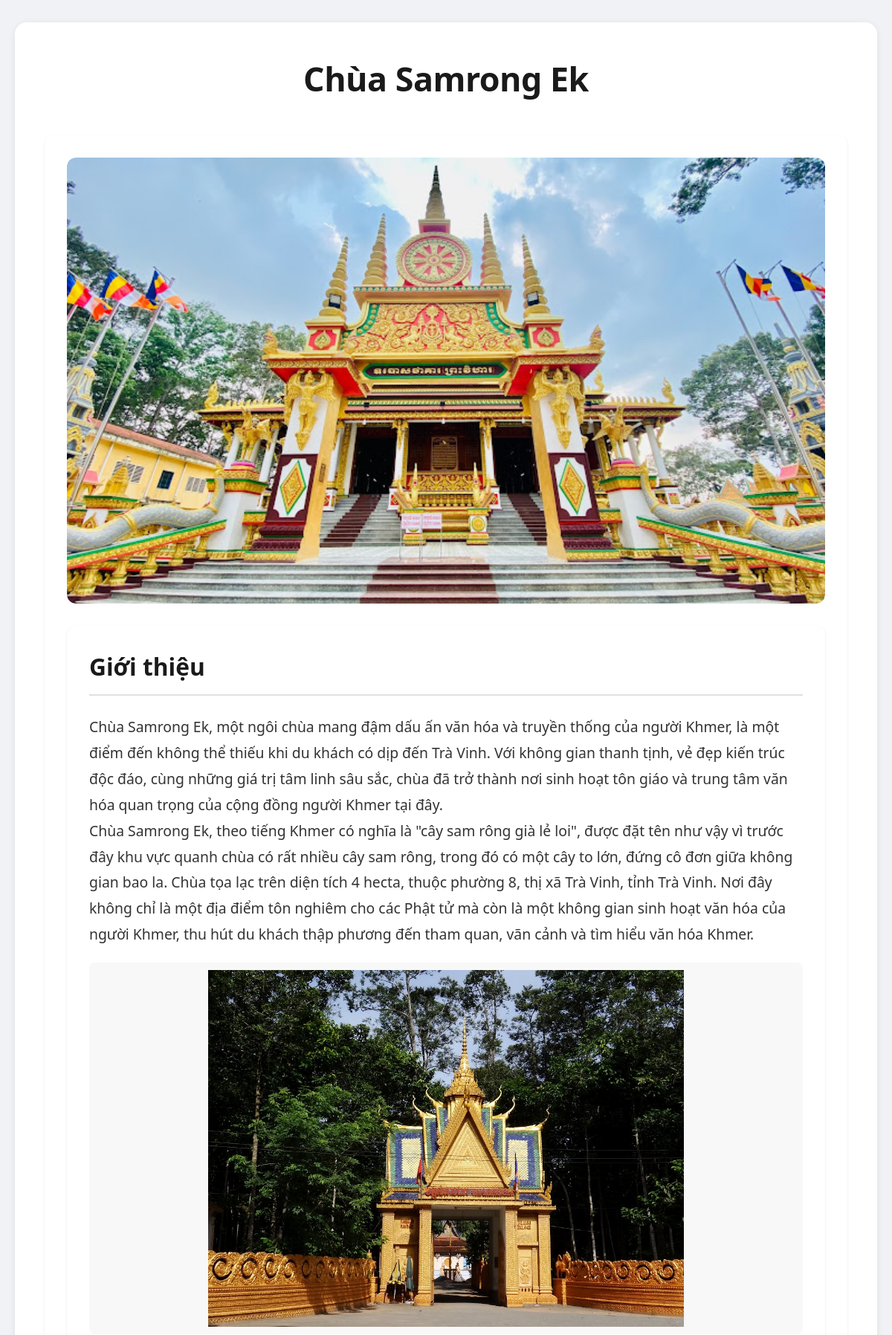
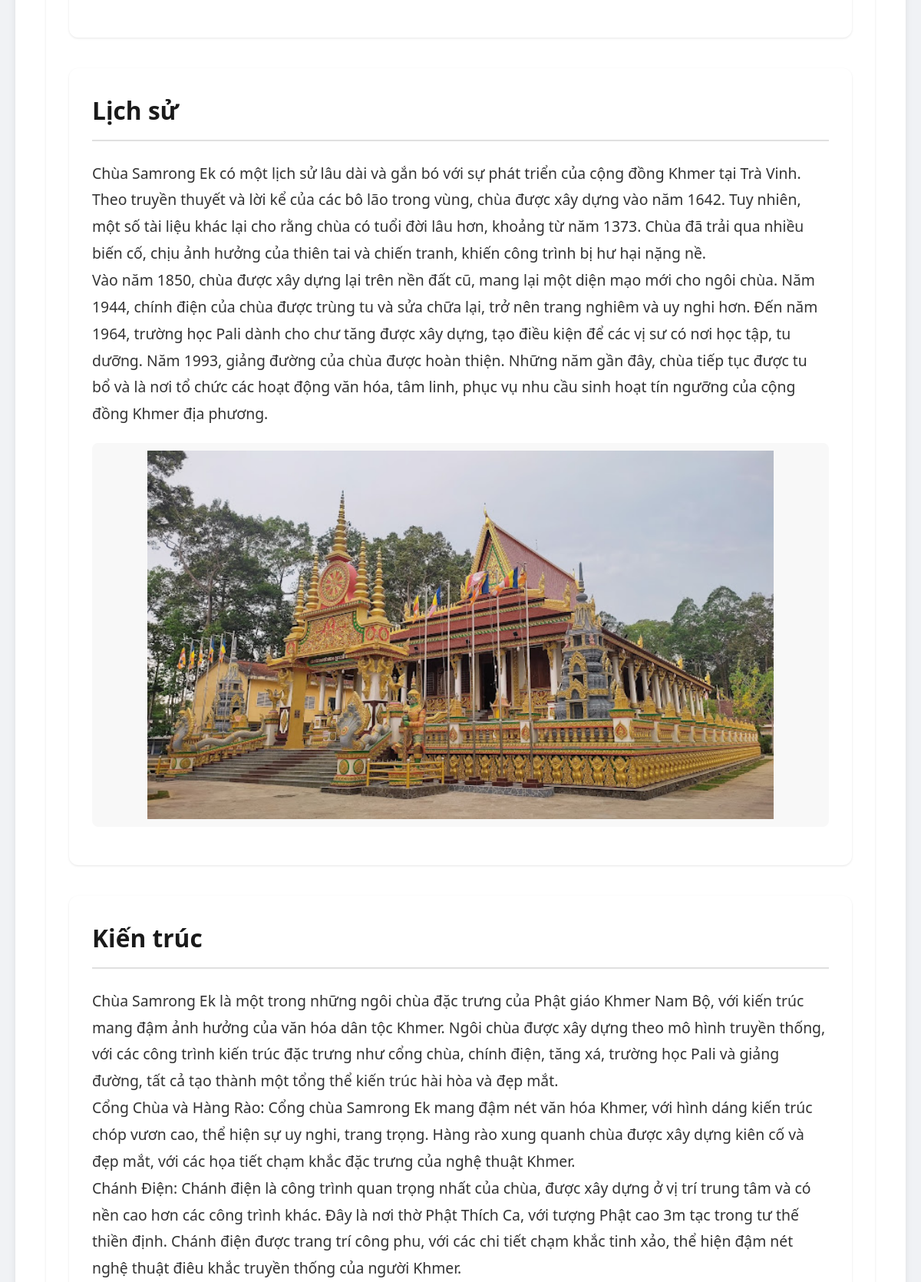
The page /chitietchua.php?id=4 (upper part) on the database its author committed (2 pictures, top to bottom).
### tables this page shows
CREATE TABLE `dschua` (
  `id` int(11) NOT NULL,
  `ten_chua` varchar(255) NOT NULL,
  `dia_chi` text DEFAULT NULL,
  `dien_thoai` varchar(20) DEFAULT NULL,
  `email` varchar(100) DEFAULT NULL,
  `hinh_anh` varchar(255) DEFAULT NULL,
  `trang_thai` tinyint(4) DEFAULT 1,
  `ngay_them` datetime DEFAULT current_timestamp()
);

CREATE TABLE `chitiet_chua` (
  `id` int(11) NOT NULL,
  `chua_id` int(11) DEFAULT NULL,
  `gioi_thieu` text DEFAULT NULL,
  `hinh_anh_gioi_thieu` varchar(255) DEFAULT NULL,
  `lich_su` text DEFAULT NULL,
  `hinh_anh_lich_su` varchar(255) DEFAULT NULL,
  `kien_truc` text DEFAULT NULL,
  `hinh_anh_kien_truc` varchar(255) DEFAULT NULL,
  `di_tich` text DEFAULT NULL,
  `hinh_anh_di_tich` varchar(255) DEFAULT NULL,
  `le_hoi` text DEFAULT NULL,
  `video_gioi_thieu` text DEFAULT NULL
);

### chitietchua.php (the view, shortened to what this page needs)
<?php
try {
    $dsn = "mysql:host=localhost;dbname=chua_khmer;charset=utf8mb4";
    $username = "root";
    $password = "";
    $conn = new PDO($dsn, $username, $password);
    $conn->setAttribute(PDO::ATTR_ERRMODE, PDO::ERRMODE_EXCEPTION);
} catch (PDOException $e) {
    die("Connection failed: " . $e->getMessage());
}
$chuaId = isset($_GET['id']) ? (int)$_GET['id'] : null;
$sql = "SELECT * FROM dschua WHERE id = :id AND trang_thai = 1";
$stmt = $conn->prepare($sql);
$stmt->bindParam(':id', $chuaId, PDO::PARAM_INT);
$stmt->execute();
$chuaBasic = $stmt->fetch(PDO::FETCH_ASSOC);
$sql = "SELECT * FROM chitiet_chua WHERE chua_id = :chua_id";
$stmt = $conn->prepare($sql);
$stmt->bindParam(':chua_id', $chuaId, PDO::PARAM_INT);
$stmt->execute();
$chuaDetails = $stmt->fetch(PDO::FETCH_ASSOC);
?>
<!DOCTYPE html>
<html lang="vi">
<head>
</head>
<body>
    <div class="container">
        <h1><?php echo htmlspecialchars($chuaBasic['ten_chua']); ?></h1>
        <div class="temple-basic-info">
            <?php if (!empty($chuaBasic['hinh_anh'])): ?>
            <div class="temple-image">
                <img src="<?php echo htmlspecialchars($chuaBasic['hinh_anh']); ?>" alt="<?php echo htmlspecialchars($chuaBasic['ten_chua']); ?>">
            </div>
            <?php endif; ?>
        <div class="temple-details">
            <?php if (!empty($chuaDetails['gioi_thieu'])): ?>
            <section>
                <h2>Giới thiệu</h2>
                <p><?php echo nl2br(htmlspecialchars($chuaDetails['gioi_thieu'])); ?></p>
                <?php if (!empty($chuaDetails['hinh_anh_gioi_thieu'])): ?>
                <img src="<?php echo htmlspecialchars($chuaDetails['hinh_anh_gioi_thieu']); ?>" alt="Hình ảnh giới thiệu" class="section-image">
                <?php endif; ?>
            </section>
            <?php endif; ?>
            <?php if (!empty($chuaDetails['lich_su'])): ?>
            <section>
                <h2>Lịch sử</h2>
                <p><?php echo nl2br(htmlspecialchars($chuaDetails['lich_su'])); ?></p>
                <?php if (!empty($chuaDetails['hinh_anh_lich_su'])): ?>
                <img src="<?php echo htmlspecialchars($chuaDetails['hinh_anh_lich_su']); ?>" alt="Hình ảnh lịch sử" class="section-image">
                <?php endif; ?>
            </section>
            <?php endif; ?>
            <?php if (!empty($chuaDetails['kien_truc'])): ?>
            <section>
                <h2>Kiến trúc</h2>
                <p><?php echo nl2br(htmlspecialchars($chuaDetails['kien_truc'])); ?></p>
            </section>
            <?php endif; ?>
        </div>
    </div>
</body>
</html>

### chitietchua.php (style rules this page uses)
* { margin: 0; padding: 0; box-sizing: border-box; }
body { font-family: 'Segoe UI', Tahoma, Geneva, Verdana, sans-serif; line-height: 1.6; background: #f0f2f5; color: #1a1a1a; padding: 30px 20px; }
.container { max-width: 1200px; margin: 0 auto; background-color: #ffffff; padding: 40px; border-radius: 16px; box-shadow: 0 2px 10px rgba(0,0,0,0.08); }
h1 { font-size: 2.8em; color: #1a1a1a; text-align: center; margin-bottom: 40px; font-weight: 700; letter-spacing: -0.5px; }
.temple-details section { margin-bottom: 40px; padding: 30px; background-color: #fff; border-radius: 12px; box-shadow: 0 1px 3px rgba(0,0,0,0.1); }
.temple-details h2 { font-size: 1.8em; color: #1a1a1a; margin-bottom: 25px; padding-bottom: 12px; border-bottom: 2px solid #e0e0e0; font-weight: 600; }
.temple-basic-info { background-color: #ffffff; padding: 30px; border-radius: 12px; margin-bottom: 40px; font-size: 1.1em; box-shadow: 0 1px 3px rgba(0,0,0,0.1); }
.temple-image { text-align: center; margin-bottom: 30px; border-radius: 12px; width: 100%; height: 600px; position: relative; overflow: hidden; }
.temple-image img { width: 100%; height: 100%; object-fit: cover; border-radius: 12px; }
.section-image { width: 100%; height: 500px; object-fit: contain; border-radius: 8px; margin: 20px 0; display: block; background-color: #f8f8f8; padding: 10px; }
.temple-details p { font-size: 1.1em; line-height: 1.8; color: #333; margin-bottom: 20px; }

### rows shown on the page
dschua: ten_chua "Chùa Samrong Ek", hinh_anh (picture)
chitiet_chua: gioi_thieu "Chùa Samrong Ek, một ngôi chùa mang đậm dấu ấn văn hóa và truyền thống của người Khmer, là một điểm đến không thể thiếu khi du khách có dịp đến Trà Vinh. Với không gian thanh tịnh, vẻ đẹp kiến trúc độc đáo, cùng những giá trị tâm linh sâu sắc, chùa đã trở thành nơi sinh hoạt tôn giáo và trung tâm văn hóa quan trọng của cộng đồng người Khmer tại đây. Chùa Samrong Ek, theo tiếng Khmer có nghĩa là \"cây sam rông già lẻ loi\", được đặt tên như vậy vì trước đây khu vực quanh chùa có rất nhiều cây sam rông, trong đó có một cây to lớn, đứng cô đơn giữa không gian bao la. Chùa tọa lạc trên diện tích 4 hecta, thuộc phường 8, thị xã Trà Vinh, tỉnh Trà Vinh. Nơi đây không chỉ là một địa điểm tôn nghiêm…", hinh_anh_gioi_thieu (picture), lich_su "Chùa Samrong Ek có một lịch sử lâu dài và gắn bó với sự phát triển của cộng đồng Khmer tại Trà Vinh. Theo truyền thuyết và lời kể của các bô lão trong vùng, chùa được xây dựng vào năm 1642. Tuy nhiên, một số tài liệu khác lại cho rằng chùa có tuổi đời lâu hơn, khoảng từ năm 1373. Chùa đã trải qua nhiều biến cố, chịu ảnh hưởng của thiên tai và chiến tranh, khiến công trình bị hư hại nặng nề. Vào năm 1850, chùa được xây dựng lại trên nền đất cũ, mang lại một diện mạo mới cho ngôi chùa. Năm 1944, chính điện của chùa được trùng tu và sửa chữa lại, trở nên trang nghiêm và uy nghi hơn. Đến năm 1964, trường học Pali dành cho chư tăng được xây dựng, tạo điều kiện để các vị sư có nơi học tập, tu…", hinh_anh_lich_su (picture), kien_truc "Chùa Samrong Ek là một trong những ngôi chùa đặc trưng của Phật giáo Khmer Nam Bộ, với kiến trúc mang đậm ảnh hưởng của văn hóa dân tộc Khmer. Ngôi chùa được xây dựng theo mô hình truyền thống, với các công trình kiến trúc đặc trưng như cổng chùa, chính điện, tăng xá, trường học Pali và giảng đường, tất cả tạo thành một tổng thể kiến trúc hài hòa và đẹp mắt. Cổng Chùa và Hàng Rào: Cổng chùa Samrong Ek mang đậm nét văn hóa Khmer, với hình dáng kiến trúc chóp vươn cao, thể hiện sự uy nghi, trang trọng. Hàng rào xung quanh chùa được xây dựng kiên cố và đẹp mắt, với các họa tiết chạm khắc đặc trưng của nghệ thuật Khmer. Chánh Điện: Chánh điện là công trình quan trọng nhất của chùa, được xây…"
